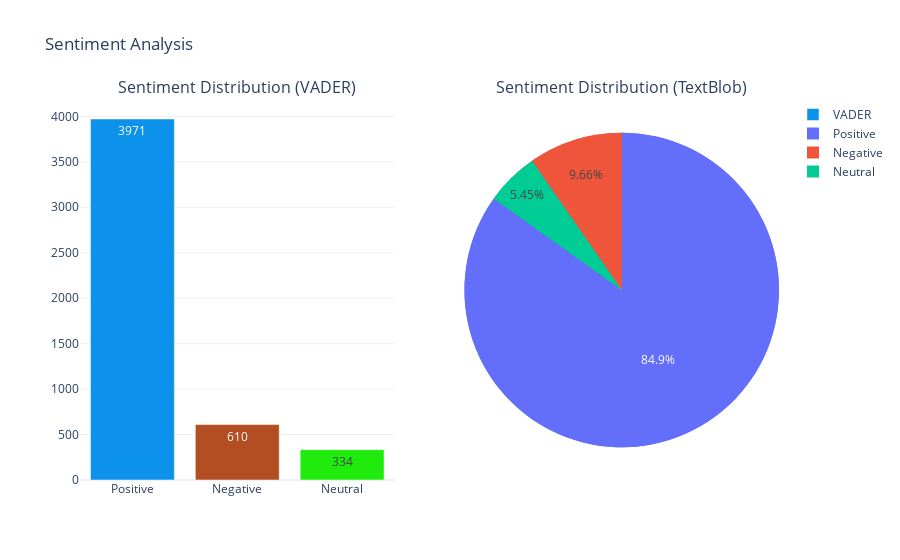

Notebook source saved alongside this figure:
### Code cell
import numpy as np
import pandas as pd
import re
from textblob import TextBlob
import seaborn as sns
import matplotlib.pyplot as plt
import cufflinks as cf
import plotly.graph_objs as go
from plotly.subplots import make_subplots
from vaderSentiment.vaderSentiment import SentimentIntensityAnalyzer
from plotly.offline import init_notebook_mode, iplot

init_notebook_mode(connected=True)
cf.go_offline()


df = pd.read_csv('amazon.csv')

df['reviewText'] = df['reviewText'].apply(lambda x: re.sub("[^a-zA-Z]", ' ', str(x)))  
df['reviewText'] = df['reviewText'].str.lower() 


def analyze_sentiment_vader(text):
    analyzer = SentimentIntensityAnalyzer()
    score = analyzer.polarity_scores(text)
    compound_score = score['compound']
    if compound_score >= 0.05:
        return 'Positive'
    elif compound_score <= -0.05:
        return 'Negative'
    else:
        return 'Neutral'


df['sentiment_vader'] = df['reviewText'].apply(analyze_sentiment_vader)

def analyze_sentiment_textblob(text):
    analysis = TextBlob(text)
    if analysis.sentiment.polarity > 0:
        return 'Positive'
    elif analysis.sentiment.polarity < 0:
        return 'Negative'
    else:
        return 'Neutral'

df['sentiment_textblob'] = df['reviewText'].apply(analyze_sentiment_textblob)

def plot_sentiment_analysis(df):
    # Initialize subplots
    fig = make_subplots(rows=1, cols=2,
                        subplot_titles=('Sentiment Distribution (VADER)', 'Sentiment Distribution (TextBlob)'),
                        specs=[[{"type": "xy"}, {"type": "domain"}]])

    # Bar Chart (VADER)
    fig.add_trace(go.Bar(x=df['sentiment_vader'].value_counts().index,
                         y=df['sentiment_vader'].value_counts().values,
                         marker_color=['#0C92EB', '#B34D22', '#1FEB0C'],
                         text=df['sentiment_vader'].value_counts().values,
                         textposition='auto',
                         name='VADER'),
                  row=1, col=1)

    # Pie Chart (VADER)
    fig.add_trace(go.Pie(labels=df['sentiment_vader'].value_counts().index,
                         values=df['sentiment_vader'].value_counts().values,
                         name='VADER'),
                  row=1, col=2)

    # Pie Chart (TextBlob)
    fig.add_trace(go.Pie(labels=df['sentiment_textblob'].value_counts().index,
                         values=df['sentiment_textblob'].value_counts().values,
                         name='TextBlob'),
                  row=1, col=2)

    # Update layout
    fig.update_layout(title_text='Sentiment Analysis',
                      template='plotly_white')

    # Display the plot
    iplot(fig)

# Plot sentiment analysis
plot_sentiment_analysis(df)

### Figure 1 — Plotly figure (JSON) as saved in the notebook; plotly's stock layout.template omitted (floating-point values rounded to 4 significant figures)
{"data": [{"marker": {"color": ["#0C92EB", "#B34D22", "#1FEB0C"]}, "name": "VADER", "text": [3971, 610, 334], "textposition": "auto", "type": "bar", "x": ["Positive", "Negative", "Neutral"], "xaxis": "x", "y": [3971, 610, 334], "yaxis": "y"}, {"domain": {"x": [0.55, 1], "y": [0, 1]}, "labels": ["Positive", "Negative", "Neutral"], "name": "VADER", "type": "pie", "values": [3971, 610, 334]}, {"domain": {"x": [0.55, 1], "y": [0, 1]}, "labels": ["Positive", "Negative", "Neutral"], "name": "TextBlob", "type": "pie", "values": [4172, 475, 268]}], "layout": {"annotations": [{"font": {"size": 16}, "showarrow": false, "text": "Sentiment Distribution (VADER)", "x": 0.225, "xanchor": "center", "xref": "paper", "y": 1, "yanchor": "bottom", "yref": "paper"}, {"font": {"size": 16}, "showarrow": false, "text": "Sentiment Distribution (TextBlob)", "x": 0.775, "xanchor": "center", "xref": "paper", "y": 1, "yanchor": "bottom", "yref": "paper"}], "autosize": true, "title": {"text": "Sentiment Analysis"}, "xaxis": {"anchor": "y", "autorange": true, "domain": [0, 0.45], "range": [-0.5, 2.5], "type": "category"}, "yaxis": {"anchor": "x", "autorange": true, "domain": [0, 1], "range": [0, 4180], "type": "linear"}}}
